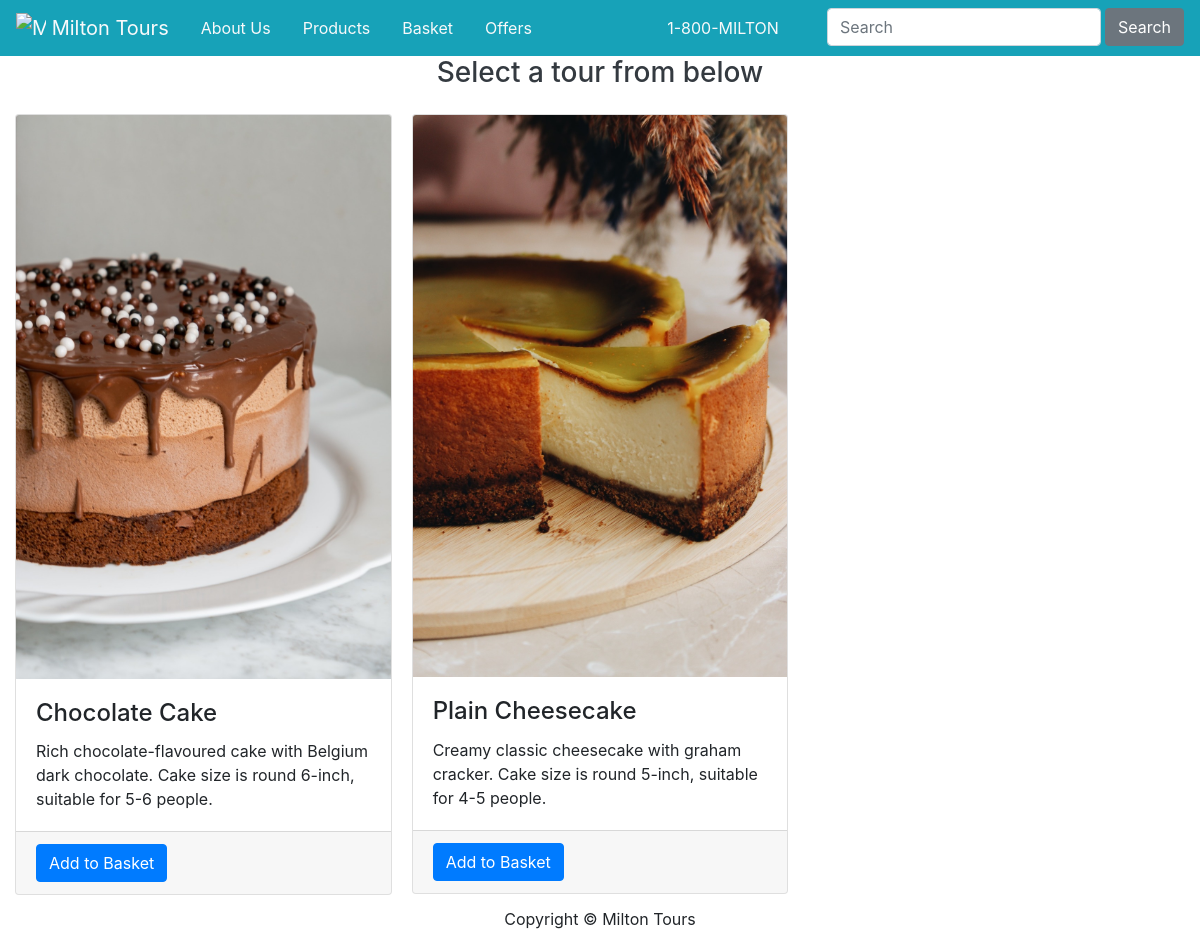
/tours/3/, run on the app's committed database.
### miltontours/models.py (models this page shows, shortened)
class Tour(db.Model):
    __tablename__='tours'
    id = db.Column(db.Integer, primary_key=True)
    name = db.Column(db.String(64),nullable=False)
    description = db.Column(db.String(500), nullable=False)
    image = db.Column(db.String(60), nullable=False)
    price = db.Column(db.Float, nullable=False)
    date = db.Column(db.DateTime, nullable=False)
    city_id = db.Column(db.Integer, db.ForeignKey('cities.id'))

### miltontours/views.py (the view)
@bp.route('/tours/<int:cityid>/')
def citytours(cityid):
    tours = Tour.query.filter(Tour.city_id == cityid)
    return render_template('citytours.html', tours = tours)

### miltontours/templates/citytours.html (shortened to what this page needs)
{% extends 'base.html' %}
{% block main %}
<section>
    <div class="text-dark text-center">
        <div>
            <p class="h3 text-dark mb-4">Select a tour from below</p>
        </div>
    </div>
    <div class="card-columns">
        {% for tour in tours%}
        <div class="card">
            <img class="card-img-top" src="{{url_for('static', filename='img/'+tour.image)}}" alt="Card image">
            <div class="card-body">
                <h4 class="card-title">{{tour.name}}</h4>
                <p class="card-text">{{tour.description}}</p>
            </div>
            <div class="card-footer">
                <form action="{{ url_for('main.order') }}">
                    <input class="btn btn-primary" type="submit" value="Add to Basket">
                </form>
            </div>
        </div>
        {% endfor %}
    </div>
</section>
{% endblock %}

### data on the page
Tour: image (picture), name "Chocolate Cake", description "Rich chocolate-flavoured cake with Belgium dark chocolate. Cake size is round 6-inch, suitable for 5-6 people."
Tour: image (picture), name "Plain Cheesecake", description "Creamy classic cheesecake with graham cracker. Cake size is round 5-inch, suitable for 4-5 people."
